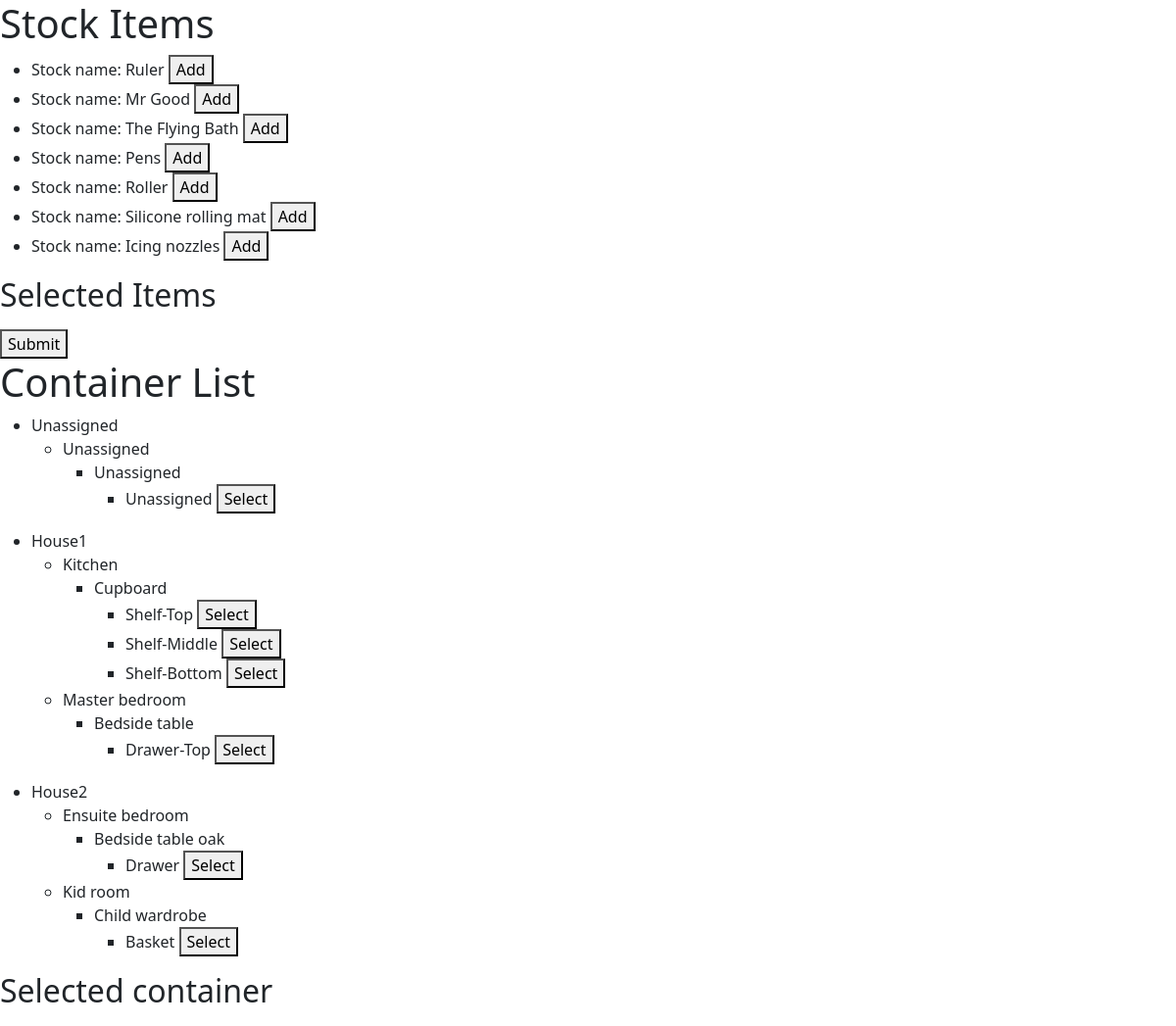
Before: /test (signed in) with the older database file.
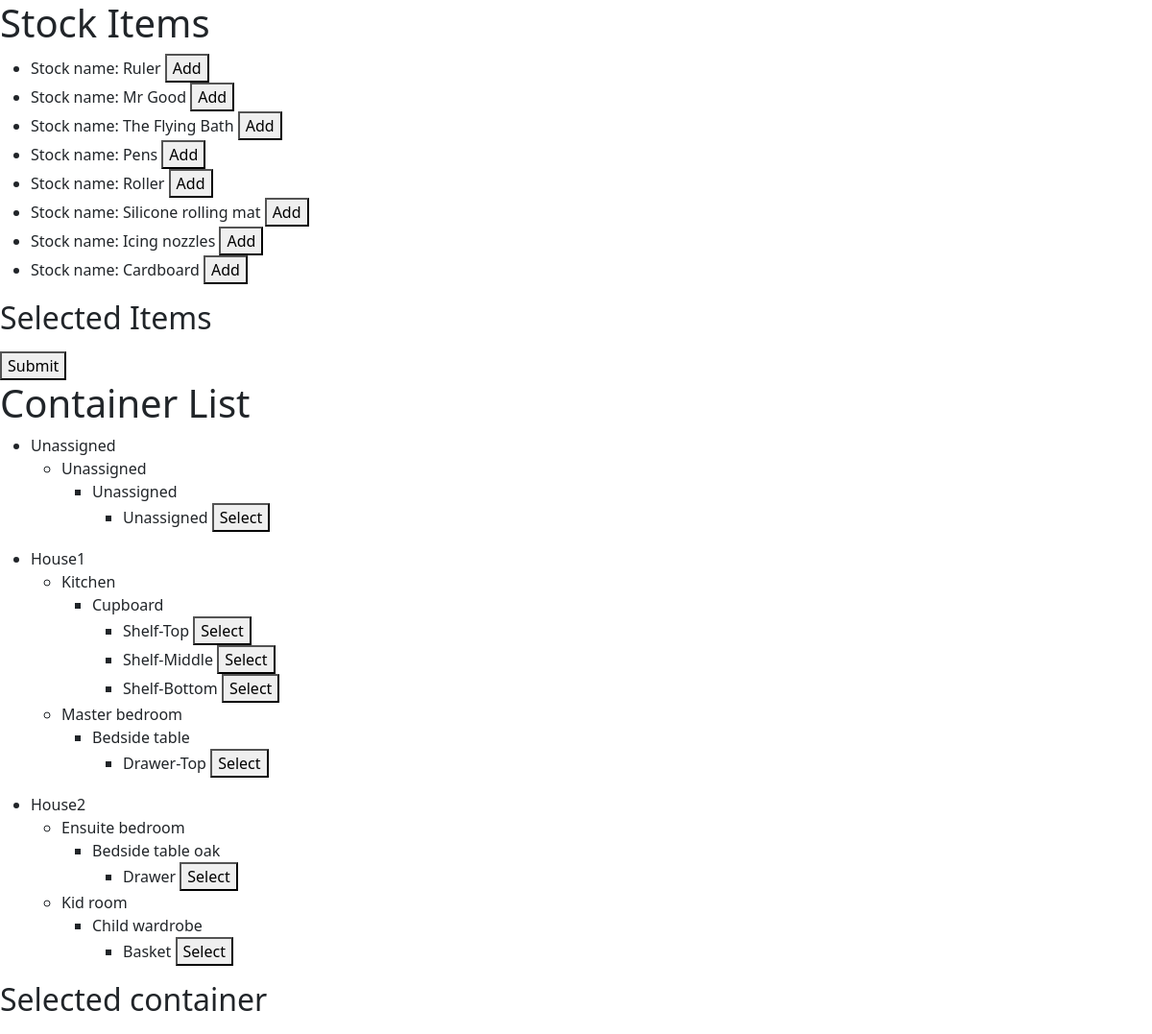
After: the same page with the newer database file.
### tables this page shows
CREATE TABLE stock(stock_id INTEGER PRIMARY KEY AUTOINCREMENT, stock_name TEXT NOT NULL, category_id INTEGER NOT NULL, note TEXT, user_id INTEGER REFERENCES user(id), FOREIGN KEY(category_id) REFERENCES category(category_id));

CREATE TABLE container (container_id INTEGER PRIMARY KEY AUTOINCREMENT,furniture_id INTEGER, container_name TEXT NOT NULL, is_unassigned INTEGER DEFAULT 0, FOREIGN KEY (furniture_id) REFERENCES furniture (furniture_id));

CREATE TABLE house (house_id INTEGER PRIMARY KEY AUTOINCREMENT, house_name TEXT NOT NULL, user_id INTEGER REFERENCES user(id));

CREATE TABLE room (room_id INTEGER PRIMARY KEY AUTOINCREMENT, room_name TEXT NOT NULL, house_id INTEGER, FOREIGN KEY (house_id) REFERENCES house (house_id));

CREATE TABLE furniture (furniture_id INTEGER PRIMARY KEY AUTOINCREMENT, furniture_name TEXT NOT NULL, room_id INTEGER, FOREIGN KEY (room_id) REFERENCES room (room_id));

### app.py (the view)
@app.route("/test", methods=["GET", "POST"])
@login_required
def test():
    db = get_db_connection()
    stocks = db.execute(
        "SELECT stock_id, stock_name, category, note FROM stock JOIN category ON stock.category_id=category.category_id AND stock.user_id = ?",
        [current_user.id],
    ).fetchall()
    stocks_dict = {}
    for stock in stocks:
        stock_id, stock_name, category, note = stock
        if stock_id not in stocks_dict:
            stocks_dict[stock_id] = {
                "stock_name": stock_name,
                "category": category,
                "note": note,
            }
    containers_dict = {}
    rows = db.execute(
        "SELECT container_id, container_name, furniture_name, room_name, house_name FROM container JOIN furniture ON container.furniture_id=furniture.furniture_id JOIN room ON furniture.room_id=room.room_id JOIN house ON room.house_id=house.house_id WHERE house.user_id=?",
        [current_user.id],
    ).fetchall()
    for row in rows:
        container_id, container_name, furniture_name, room_name, house_name = row
        if house_name not in containers_dict:
            containers_dict[house_name] = {}
        if room_name not in containers_dict[house_name]:
            containers_dict[house_name][room_name] = {}
        if furniture_name not in containers_dict[house_name][room_name]:
            containers_dict[house_name][room_name][furniture_name] = {}
        if container_id not in containers_dict[house_name][room_name][furniture_name]:
            containers_dict[house_name][room_name][furniture_name][
                container_id
            ] = container_name
    if request.method == "POST":
        pass
    else:
        return render_template(
            "test.html", stocks=stocks_dict, containers=containers_dict
        )

### app.py (called while the page is built)
@login_manager.user_loader
def load_user(user_id):
    conn = sqlite3.connect("myStuff.db")
    c = conn.cursor()
    c.execute("SELECT * FROM user WHERE id=?", [user_id])
    user = c.fetchone()
    if user:
        return User(user[0], user[1])
    else:
        return None

def get_db_connection():
    conn = sqlite3.connect("myStuff.db")
    conn.row_factory = sqlite3.Row
    return conn

### templates/test.html (shortened to what this page needs)
{% extends 'layout.html' %}
{% block body%}
<body>
    <h1>Stock Items</h1>
    <form method="post">
        <ul id="stock-items">
            {% for stock in stocks%}
            <li value='{{stock}}'>Stock name: {{stocks[stock]["stock_name"]}}
                <button class='add-btn'>Add</button>
            </li>
            {% endfor %}
        </ul>
        <h2>Selected Items</h2>
        <button type="submit" id="submit-btn">Submit</button>
    </form>
    <h1> Container List</h1>
    {% for house_name, house_data in containers.items() %}
    <ul id='containers-list'>
        <li>{{ house_name }}</li>
        {% for room_name, room_data in house_data.items() %}
        <ul>
            <li>{{ room_name }}</li>
            {% for furniture_name, furniture_data in room_data.items() %}
            <ul>
                <li>{{ furniture_name }}</li>
                <ul>
                    {% for container_id, container_name in furniture_data.items() %}
                    <li value='{{container_id}}'>{{ container_name }}
                        <button type="button" class='add-btn'>Select</button>
                    </li>
                    {% endfor %}
                </ul>
            </ul>
            {% endfor %}
        </ul>
        {% endfor %}
    </ul>
    {% endfor %}
    <h2>Selected container</h2>
</body>
{% endblock %}

### templates/layout.html (shortened to what this page needs)
<!DOCTYPE html>
<html lang="en">
<head>
    <link href="https://cdn.jsdelivr.net/npm/bootstrap@5.2.3/dist/css/bootstrap.min.css" rel="stylesheet"
>
</head>
<body>
    {% block body %}
    {% endblock %}
</body>
</html>

Changed rows visible on the page:
added stock: stock_name "Cardboard"
Other visible differences:
new list line: "Stock name: Add"
